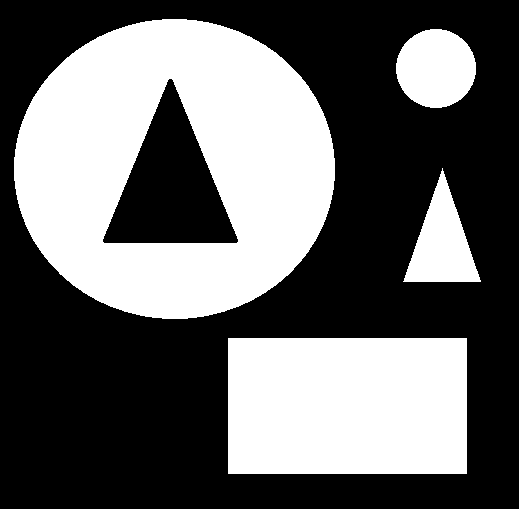
#> input picture Lab2/images/image.png, 519 x 509 px
$ python lab.py
#> lines starting #> are read from the running program, lines starting #| are printed output that depends on the picture; after the words box and inside, x2 and y2 are one past the last pixel; in counts of white or black regions, pixels touching at a corner belong together; long printed decimals are rounded
import sys
import numpy as np
import cv2

def formMaskbyPerimetr(base_perimetr, mask, contours, hierarchy):
    for i, cnt in enumerate(contours):
        # Якщо в об'єкта є дочірні елементи, виводимо білим
        if(hierarchy[0][i][2] != -1):
            perimetr = cv2.arcLength(cnt, True)
            if (perimetr > base_perimetr):
                cv2.drawContours(mask, [cnt], 0, (255), -1)

        # Якщо в об'єкта нема дочірніх елементів і він сам є дочірнім елементом, виводимо чорним
        if (hierarchy[0][i][2] == -1 and hierarchy[0][i][3] != -1):
            perimetr = cv2.arcLength(cnt, True)
            print(perimetr)
            if (perimetr > base_perimetr):
                cv2.drawContours(mask, [cnt], 0, (0), -1)

        # Всі інші, виводимо білим
        else:
            perimetr = cv2.arcLength(cnt, True)
            print(perimetr)
            if (perimetr > base_perimetr):
                cv2.drawContours(mask, [cnt], 0, (255), -1)

    return mask

if __name__ == '__main__':
    fn = 'images/image.png'
    img = cv2.imread(fn)
#> img is the input picture: shape (509, 519, 3); 40.1% white; 4 white regions, box (x1, y1, x2, y2) and area: (14, 19, 335, 319) 64024, (228, 338, 467, 474) 32504, (396, 29, 476, 108) 4946, (403, 168, 481, 282) 4439

    # Конвертуємо в РГБ
    img = cv2.cvtColor(img, cv2.COLOR_BGR2RGB)

    # Конвертуємо в Сірий
    gray = cv2.cvtColor(img, cv2.COLOR_BGR2GRAY)
#> gray: shape (509, 519); 40.1% white; 4 white regions
    _, binary = cv2.threshold(gray, 200, 255, cv2.THRESH_BINARY)

    # Отримуємо массив з контурів та ієрархію елементів
    contours, hierarchy = cv2.findContours(binary, cv2.RETR_TREE, cv2.CHAIN_APPROX_NONE)
#> contours = 5 contours; box (x1, y1, x2, y2) and area: (14, 19, 335, 319) 75123, (228, 338, 467, 474) 32130, (102, 78, 239, 244) 11769, (396, 29, 476, 108) 4834, (403, 168, 481, 282) 4286
    image = cv2.drawContours(img, contours, -1, (0, 255, 0), 2)
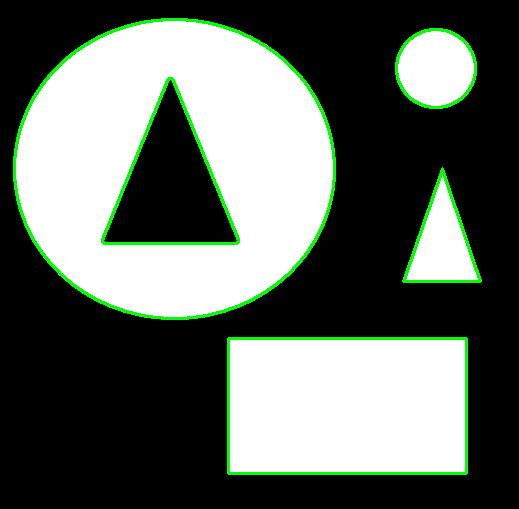
#> image: shape (509, 519, 3); mean R, G, B 96.6, 105.4, 96.6
    cv2.imshow('Contours', image)
    cv2.waitKey(0)

    # Create a black mask, shape like original img
    mask = np.zeros(img.shape[:2], dtype=img.dtype)
    cv2.imshow('mask', mask)
    cv2.waitKey(0)

    reform_mask = formMaskbyPerimetr(800, mask, contours, hierarchy)
#> the loop in formMaskbyPerimetr, `for i, cnt in enumerate(contours): # Якщо в об'єкта є дочірні елементи..` made 5 passes
#> perimetr on passes 1 to 5: 746, 334.9, 260.1, 1025.9, 521.2
#| 746.0
#| 334.894
#| 260.108
#| 1025.945
#| 521.161
#> after the loop in formMaskbyPerimetr, `for i, cnt in enumerate(contours):`:
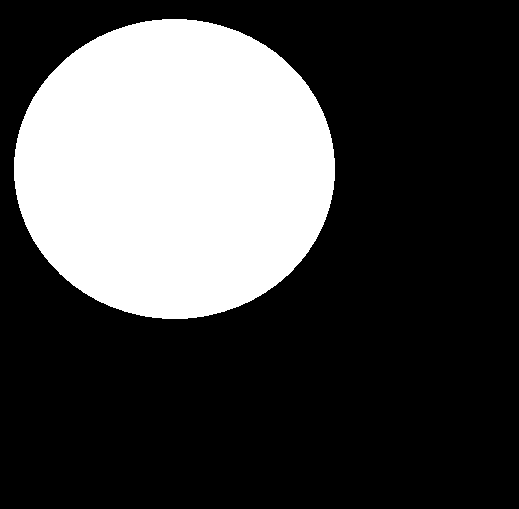
#> mask: shape (509, 519); 28.6% white; 1 white region, box (x1, y1, x2, y2) and area: (14, 19, 335, 319) 75562

    cv2.imshow('Result', reform_mask)
    cv2.waitKey(0)
